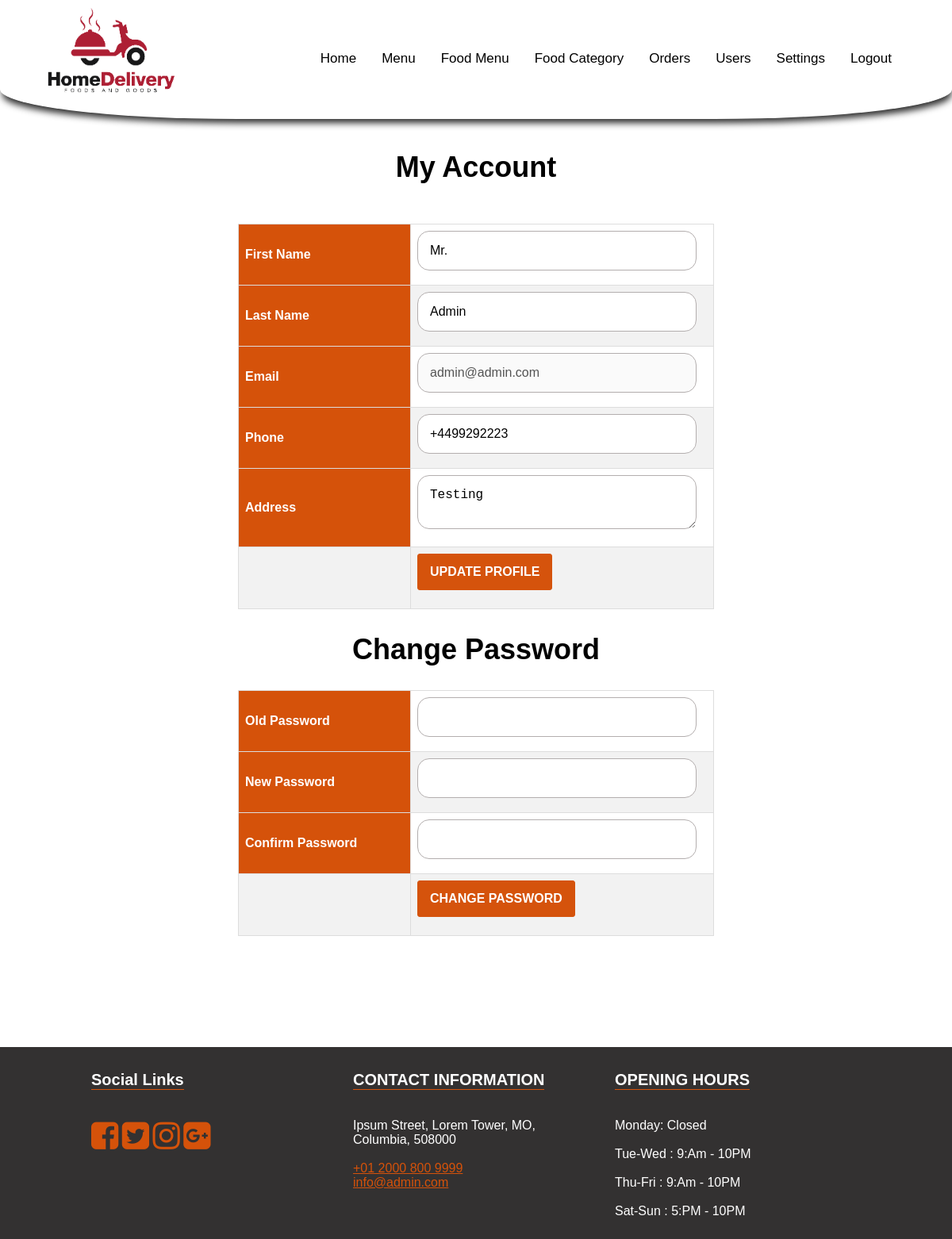
The app's page /account.php (signed in) with its own data.
### tables this page shows
CREATE TABLE `users` (
  `id` int(11) NOT NULL,
  `email` varchar(100) NOT NULL,
  `phone` varchar(20) NOT NULL,
  `password` varchar(255) NOT NULL,
  `fname` varchar(100) NOT NULL,
  `lname` varchar(100) NOT NULL,
  `address` text NOT NULL,
  `type` enum('user','admin') NOT NULL DEFAULT 'user'
);

CREATE TABLE `settings` (
  `id` int(11) NOT NULL,
  `about_title` text NOT NULL,
  `about_detail` text NOT NULL,
  `about_img` varchar(255) NOT NULL,
  `fb_link` varchar(255) NOT NULL,
  `tw_link` varchar(255) NOT NULL,
  `ins_link` varchar(255) NOT NULL,
  `gplus_link` varchar(255) NOT NULL,
  `contact_info` text NOT NULL,
  `opening_hours` text NOT NULL,
  `currency` enum('GBP','USD','EURO') NOT NULL DEFAULT 'GBP'
);

### account.php (the view, shortened to what this page needs)
<?php
include 'includes/header.php';
$sql = "SELECT * FROM users WHERE id = '".$_SESSION['logged_in_id']."'";
$result = $conn->query($sql);
$row = $result->fetch_assoc();
?>
	<section class="inner-page-sec">
		<div class="container">
			<h1>My Account</h1>
			<div style="overflow-x:auto;">
				<form action="functions/update-profile.php" method="post" >
					<table class="custom-tbl form-table">
						<tr>
							<th>First Name</th>
							<td><input type="text" name="fname" class="input-text" value="<?php echo $row['fname'];?>" required></td>
						</tr>
						<tr>
							<th>Last Name</th>
							<td><input type="text" name="lname" class="input-text" value="<?php echo $row['lname'];?>" required></td>
						</tr>
						<tr>
							<th>Email</th>
							<td><input type="readonly" name="email" class="input-text" value="<?php echo $row['email'];?>" disabled></td>
						</tr>
						<tr>
							<th>Phone</th>
							<td><input type="text" name="phone" class="input-text" value="<?php echo $row['phone'];?>" required></td>
						</tr>
						<tr>
							<th>Address</th>
							<td>
								<textarea name="address" class="input-text" required><?php echo $row['address'];?></textarea>
							</td>
						</tr>
						<tr>
							<td></td>
							<td>
								<input type="submit" value="Update Profile" name="update_profile" class="btn add-btn">
							</td>
						</tr>
					</table>
				</form>
				<h1>Change Password</h1>
				<form action="functions/update-profile.php" method="post" >
					<table class="custom-tbl form-table">
						<tr>
							<th>Old Password</th>
							<td><input type="password" name="old_pass" class="input-text" value="" required></td>
						</tr>
						<tr>
							<th>New Password</th>
							<td><input type="password" name="new_pass" class="input-text" value="" required></td>
						</tr>
						<tr>
							<th>Confirm Password</th>
							<td><input type="password" name="confirm_pass" class="input-text" value="" required></td>
						</tr>
						<tr>
							<td></td>
							<td>
								<input type="submit" value="Change Password" name="change_pass" class="btn add-btn">
							</td>
						</tr>
					</table>
				</form>
			</div>
		</div>
	</section>
<?php include 'includes/footer.php'; ?>

### includes/footer.php (shortened to what this page needs)
<footer>
	<div class="container">
		<div class="col-1">
			<h3>Social Links</h3>
			<ul>
				<li><a href="<?php echo $rowS['fb_link'];?>"><i class="fa fa-facebook-square" aria-hidden="true"></i></a></li>
				<li><a href="<?php echo $rowS['tw_link'];?>"><i class="fa fa-twitter-square" aria-hidden="true"></i></a></li>
				<li><a href="<?php echo $rowS['ins_link'];?>"><i class="fa fa-instagram" aria-hidden="true"></i></a></li>
				<li><a href="<?php echo $rowS['gplus_link'];?>"><i class="fa fa-google-plus-square" aria-hidden="true"></i></a></li>
			</ul>
		</div>
		<div class="col-1">
			<h3>CONTACT INFORMATION</h3>
			<p>
				<?php echo $rowS['contact_info'];?>
			</p>
		</div>
		<div class="col-1">
			<h3>OPENING HOURS</h3>
			<p>
				<?php echo $rowS['opening_hours'];?>
			</p>
		</div>
	</div>
</footer>
</div>
</body>
</html>

### css/main.css (style rules this page uses)
body { margin: 0; font-family: Arial, Helvetica, sans-serif; }
.btn { text-transform: uppercase; padding: 19px 36px; }
.btn { display: inline-block; font-weight: 600; text-align: center; white-space: nowrap; vertical-align: middle; -webkit-user-select: none; -moz-user-select: none; -ms-user-select: none; user-select: none; border: 2px solid transparent; padding: 12px 30px; font-size: 16px; line-height: 1.5; border-radius: .1875rem; transition: color .15s ease-in-out, background-color .15s ease-in-out, border-color .15s ease-in-out, box-shadow .15s ease-in-out; }
footer { background-color: #333131; color: #fff; }
footer .container { max-width: 1000px; width: 100%; margin: 0px auto; }
footer .container .col-1 { float: left; width: 30%; padding: 10px 15px; }
footer .container .col-1 a { color: #d5520a; }
footer .container .col-1 h3 { text-align: left; font-size: 20px; border-bottom: 1px solid #d5530c; display: inline-block; }
footer .container .col-1 ul { padding: 0px; list-style: none; }
footer .container .col-1 ul li { display: inline-block; }
footer .container .col-1 ul li a { font-size: 40px; color: #d5520a; }
.inner-page-sec { padding-top: 150px; padding-bottom: 80px; }
.inner-page-sec .container { max-width: 1000px; width: 100%; margin: 40px auto; }
.inner-page-sec .container h1 { text-align: center; font-size: 36px; }
.input-text { max-width: 320px; width: 100%; padding: 15px 15px; font-size: 16px; margin-bottom: 10px; border-radius: 15px; border: 1px solid #b3aeae; }
.custom-tbl { font-family: Arial, Helvetica, sans-serif; border-collapse: collapse; width: 100%; }
.custom-tbl td, .custom-tbl th { border: 1px solid #ddd; padding: 8px; }
.custom-tbl tr:nth-child(even) { background-color: #f2f2f2; }
.custom-tbl th { padding-top: 12px; padding-bottom: 12px; text-align: left; background-color: #d5520a; color: white; }
.add-btn { text-decoration: none; background-color: #d5530c; border: 1px solid #d5530c; color: #ffffff; padding: 10px 15px; display: inline-block; margin-bottom: 15px; }
.form-table { max-width: 600px; margin: 20px auto; }

### account.php (style rules this page uses)
.custom-tbl th { width: 200px; }

### records on screen
users: fname "Mr.", lname "Admin", email "admin@admin.com", phone "+4499292223", address "Testing"
settings: contact_info "Ipsum Street, Lorem Tower, MO, Columbia, 508000 +01 2000 800 9999 info@admin.com", opening_hours "Monday: Closed Tue-Wed : 9:Am - 10PM Thu-Fri : 9:Am - 10PM Sat-Sun : 5:PM - 10PM"

### other values on screen
$link['text'] "Food Menu"
$link['text'] "Food Category"
$link['text'] "Orders"
$link['text'] "Users"
$link['text'] "Settings"
$link['text'] "Logout"
